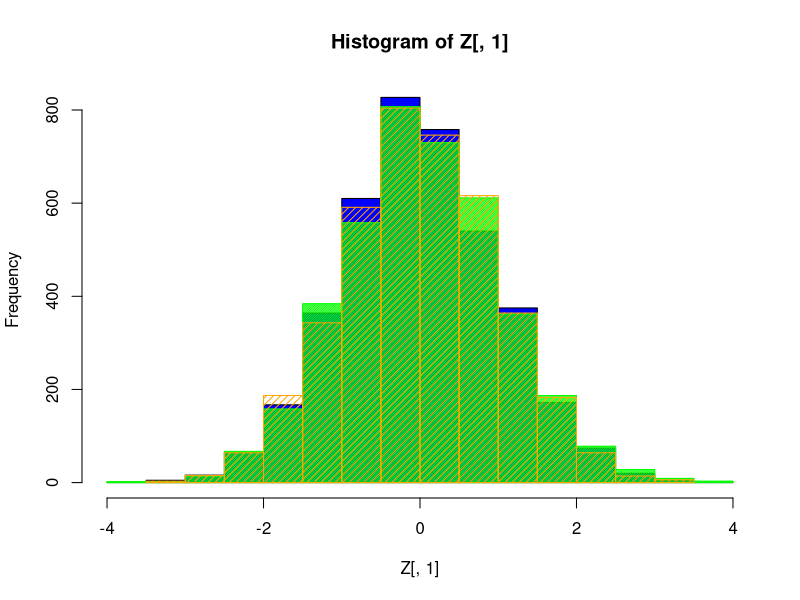
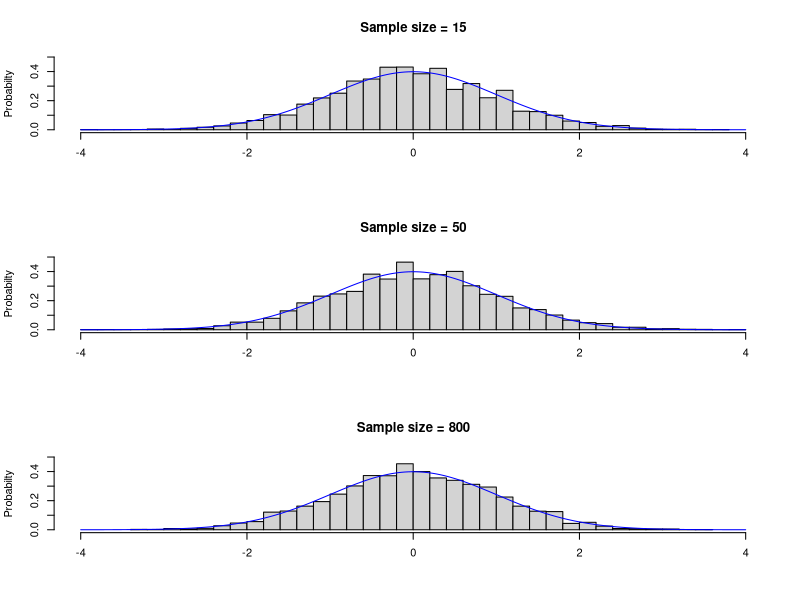
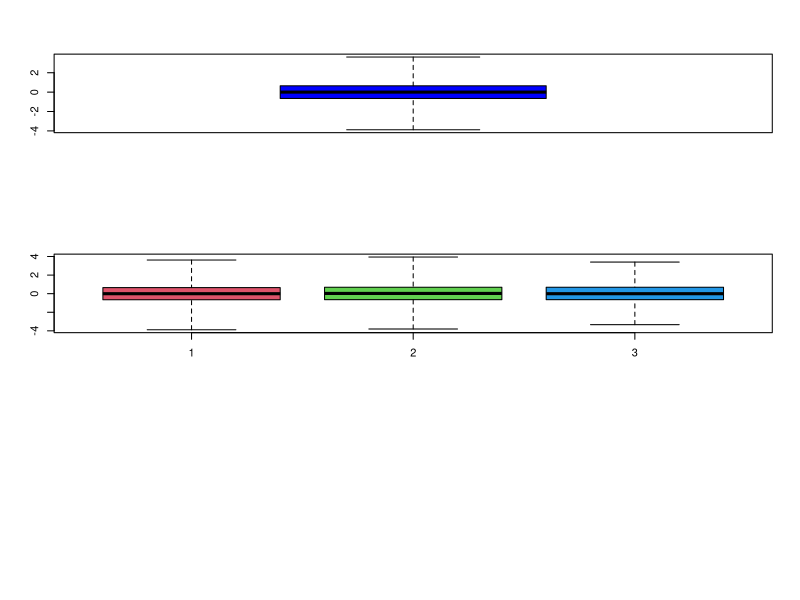

Generate these figures, in order, with R:
# today we study poisson rv with lambda>30 for greater precision in the subset
# sample sizes of 15, 50 and 800 to see the precision increase
# we're gonna calculate the z-score for the mean of each sample size

# set-up
lambdat = 35
sims = 4000 # montecarlo repetition of the same experiment, try different values
m = c(15,50,800) # different sample sizes

E.of.X = V.of.X = lambdat # expected value and variance of our rv, so lambda true

# empty box for the results
Z = matrix(NA, nrow=sims, ncol=length(m))

set.seed(7)

for(j in 1:length(m)) { # loop over length of m (sample size)
  
  for(i in 1:sims) { # loop over sims
    
    samp = rpois(n=m[j], lambda = lambdat) # our sample
    sample.mean = mean(samp) # raw mean
    Z[i,j] = (sample.mean-E.of.X)/sqrt(V.of.X/m[j]) # standardized mean
    
  } # closure of i-th for
  
} # closure of j-th for


# hist(Z[,1], col="blue", main="nice histogram", freq = T, breaks = seq(-5,5,by=0.1))

windows()
hist(Z[,1], col="blue")
hist(Z[,2], col="green", density = 80, add=T)
hist(Z[,3], col="orange", density = 20, add=T)

# alternative version
windows()
par(mfrow=c(3,1))
for (j in 1:length(m)) {
  
  hist(Z[,j],
       xlim=c(-4,4),
       freq=F,
       ylim=c(0,0.5),
       breaks=40,
       ylab="Probabilty",
       xlab = "",
       main = paste("Sample size =", m[j])
  )
  
  x = seq(-4,4,by=0.01)
  y = dnorm(x)
  
  lines(x,y,col="blue")
  
}

# let us play with ggplot!
# needs installation of package ggplot2 from cran
# needs installation of package ggpubr from cran

z.data = data.frame(val = as.vector(Z), samp.size = as.factor(rep(m, each=sims)))
head(z.data)
table(z.data$samp.size)
str(z.data)


# boxplot!
boxplot(Z[,1], col="blue", range=0)
boxplot(Z, col=2:4, range=0)
